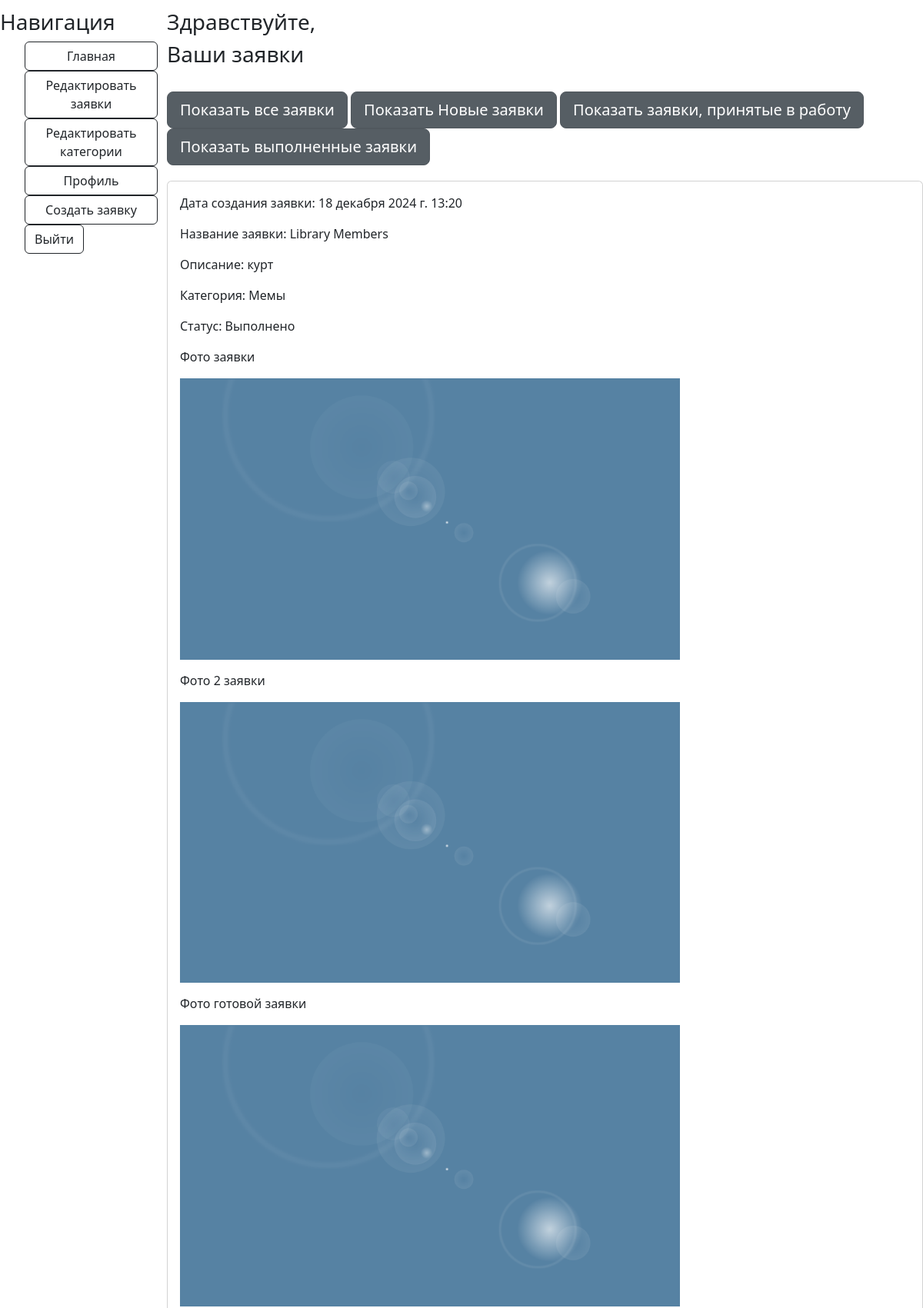
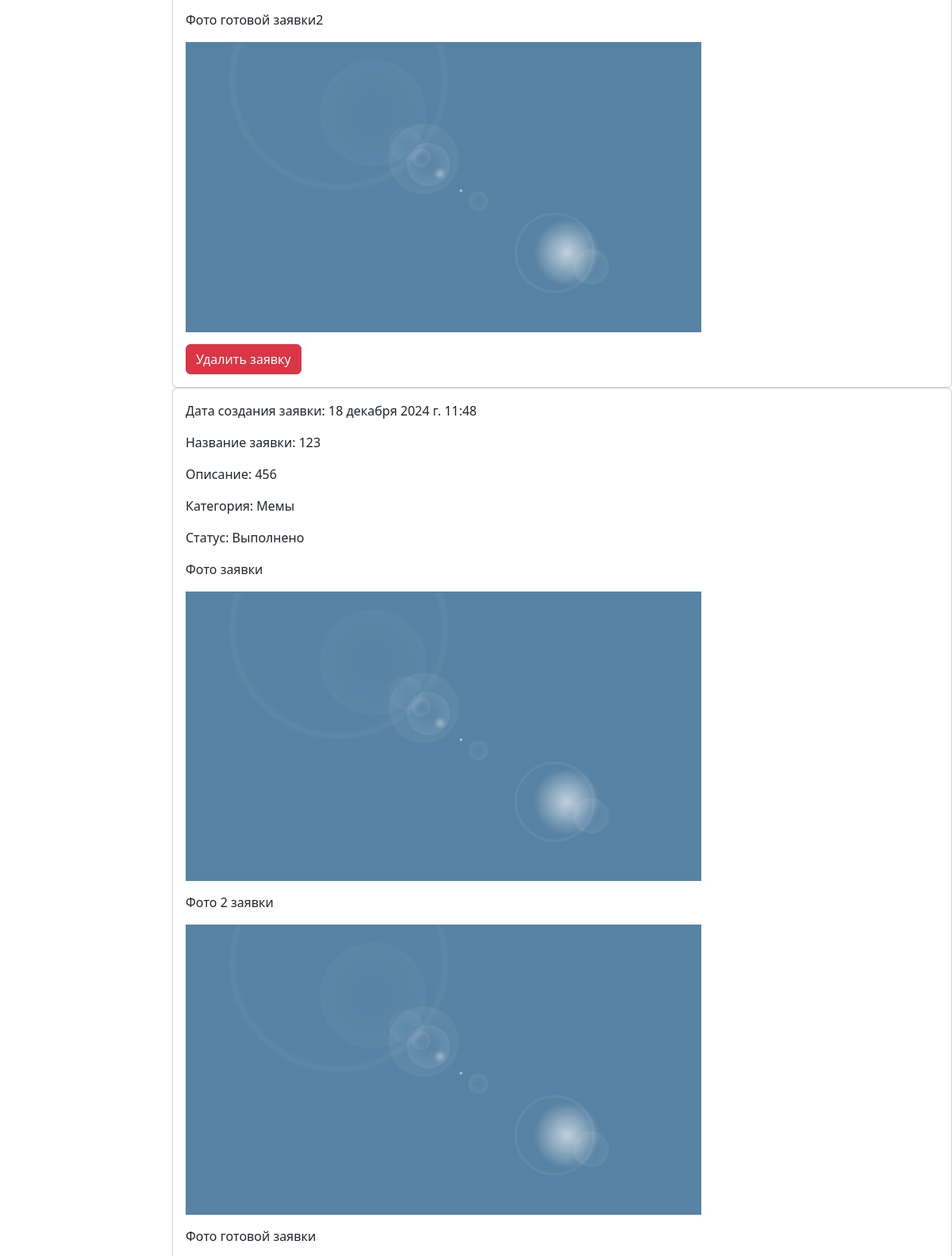
Screenshot of /profile/all (signed in, upper part) with the database file from the repository (2 pictures, top to bottom).
### accounts/models.py (models this page shows, shortened)
class Aplication(models.Model):
    user = models.ForeignKey(User, on_delete=models.CASCADE, verbose_name='Пользователь', null=True)
    name = models.CharField(max_length=250, verbose_name='Название', null=False, blank=False)
    description = models.CharField(max_length=250, verbose_name='Описание', null=False, blank=False)
    Category = models.ForeignKey(Category, verbose_name='Категория', blank=False, null=False,
                                 on_delete=models.CASCADE)
    photo_file = models.ImageField(verbose_name='Фото 1', upload_to='photo', blank=True,
                                   validators=[
                                       FileExtensionValidator(allowed_extensions=['png', 'jpg', 'jpeg', 'bmp'])])
    photo_file2 = models.ImageField(verbose_name='Фото 2', upload_to='photo', blank=True,
                                    validators=[
                                        FileExtensionValidator(allowed_extensions=['png', 'jpg', 'jpeg', 'bmp'])])
    photo_file3 = models.ImageField(verbose_name='Фото 3', upload_to='photo', blank=True,
                                    validators=[
                                        FileExtensionValidator(allowed_extensions=['png', 'jpg', 'jpeg', 'bmp'])])
    date = models.DateTimeField(verbose_name='Дата заявки', auto_now_add=True)
    status = models.CharField(max_length=250, verbose_name='Статус', choices=[
        ('new', 'Новая'),
        ('done', 'Выполнено'),
        ('haired', 'Принято в работу')
    ], default='new')
    comment = models.CharField(max_length=250, verbose_name='Комментарий', blank=True)
    photo_fileReady = models.ImageField(verbose_name='Фото готовой заявки', upload_to='photo', blank=True,
                                    validators=[
                                        FileExtensionValidator(allowed_extensions=['png', 'jpg', 'jpeg', 'bmp'])])
    photo_fileReady2 = models.ImageField(verbose_name='Фото готовой заявки', upload_to='photo', blank=True,
                                        validators=[
                                            FileExtensionValidator(allowed_extensions=['png', 'jpg', 'jpeg', 'bmp'])])
    photo_fileReady3 = models.ImageField(verbose_name='Фото готовой заявки', upload_to='photo', blank=True,
                                        validators=[
                                            FileExtensionValidator(allowed_extensions=['png', 'jpg', 'jpeg', 'bmp'])])

class Category(models.Model):
    name = models.CharField(max_length=250, verbose_name='Название', unique=True, blank=False)
    def __str__(self):
        return self.name

### accounts/views.py (the view)
# urls.py: path('profile/<str:status>', profile, name='profile'),
def profile(request, status):
    if status == 'all':
        my_app_list = Aplication.objects.filter(user=request.user.pk).order_by('-date')
    else:
        my_app_list = Aplication.objects.filter(user=request.user , status=status).order_by('-date')
    return render(request, 'profile.html', context={'my_app_list': my_app_list})

### accounts/templates/profile.html (shortened to what this page needs)
{% extends 'index.html' %}
{% load static %}
{% load bootstrap4 %}
{% block content %}
<h3>Здравствуйте, {{ user.name }}</h3>
<h3>Ваши заявки</h3>
<br>
<div style="margin-bottom: 20px;">
    <a href="{% url 'profile' 'all' %}" class="btn btn-secondary btn-lg active">Показать все заявки</a>
    <a href="{% url 'app_filter' 'new' %}" class="btn btn-secondary btn-lg active">Показать Новые заявки</a>
    <a href="{% url 'app_filter' 'haired' %}" class="btn btn-secondary btn-lg active">Показать заявки, принятые в работу</a>
    <a href="{% url 'app_filter' 'done' %} " class="btn btn-secondary btn-lg active">Показать выполненные заявки</a>
</div>
{% if my_app_list %}
<div>
    {% for i in my_app_list %}
    <div class="card">
        <div class="card-body">
            <p>Дата создания заявки: {{ i.date }}</p>
            <p>Название заявки: {{ i.name }}</p>
            <p>Описание: {{ i.description }}</p>
            <p>Категория: {{ i.Category }}</p>
            <p>Статус: {{ i.get_status_display }}</p>
            <div style="margin-bottom: 15px;"><p>Фото заявки</p><img style="max-width: 650px;" src="{{ i.photo_file.url }}" alt='фото'></div>
            {% if i.photo_file2 and i.photo_file2.url %}
    <div style="margin-bottom: 15px;">
        <p>Фото 2 заявки</p>
        <img style="max-width: 650px;" src="{{ i.photo_file2.url }}" alt='фото 2'>
    </div>
{% endif %}
            {% if i.photo_fileReady and i.photo_fileReady.url %}
            <div style="margin-bottom: 15px;"><p>Фото готовой заявки</p><img style="max-width: 650px;" src="{{ i.photo_fileReady.url }}" alt='фото готовой заявки'></div>
            {% endif %}
            {% if i.photo_fileReady2 and i.photo_fileReady2.url %}
            <div style="margin-bottom: 15px;"><p>Фото готовой заявки2</p><img style="max-width: 650px;" src="{{ i.photo_fileReady.url }}" alt='фото готовой заявки'></div>
            {% endif %}
            {% if user.is_superuser %}
            <button type="submit" class="btn btn-danger" id="btn_{{i.id}}" onclick="Btn('{{ i.id }}')">Удалить заявку</button>
            {% endif %}
        </div>
    </div>
    {% endfor %}
</div>
{% else %}
<p>У вас нет заявок</p>
{% endif %}
{% endblock %}

### rows the page displays
Aplication: date "18 декабря 2024 г. 13:20", name "Library Members", description "курт", Category "Мемы", status "Выполнено", photo_file (placeholder picture), photo_file2 (placeholder picture), photo_fileReady (placeholder picture)
Aplication: date "18 декабря 2024 г. 11:48", name "123", description "456", Category "Мемы", status "Выполнено", photo_file (placeholder picture), photo_file2 (placeholder picture)
